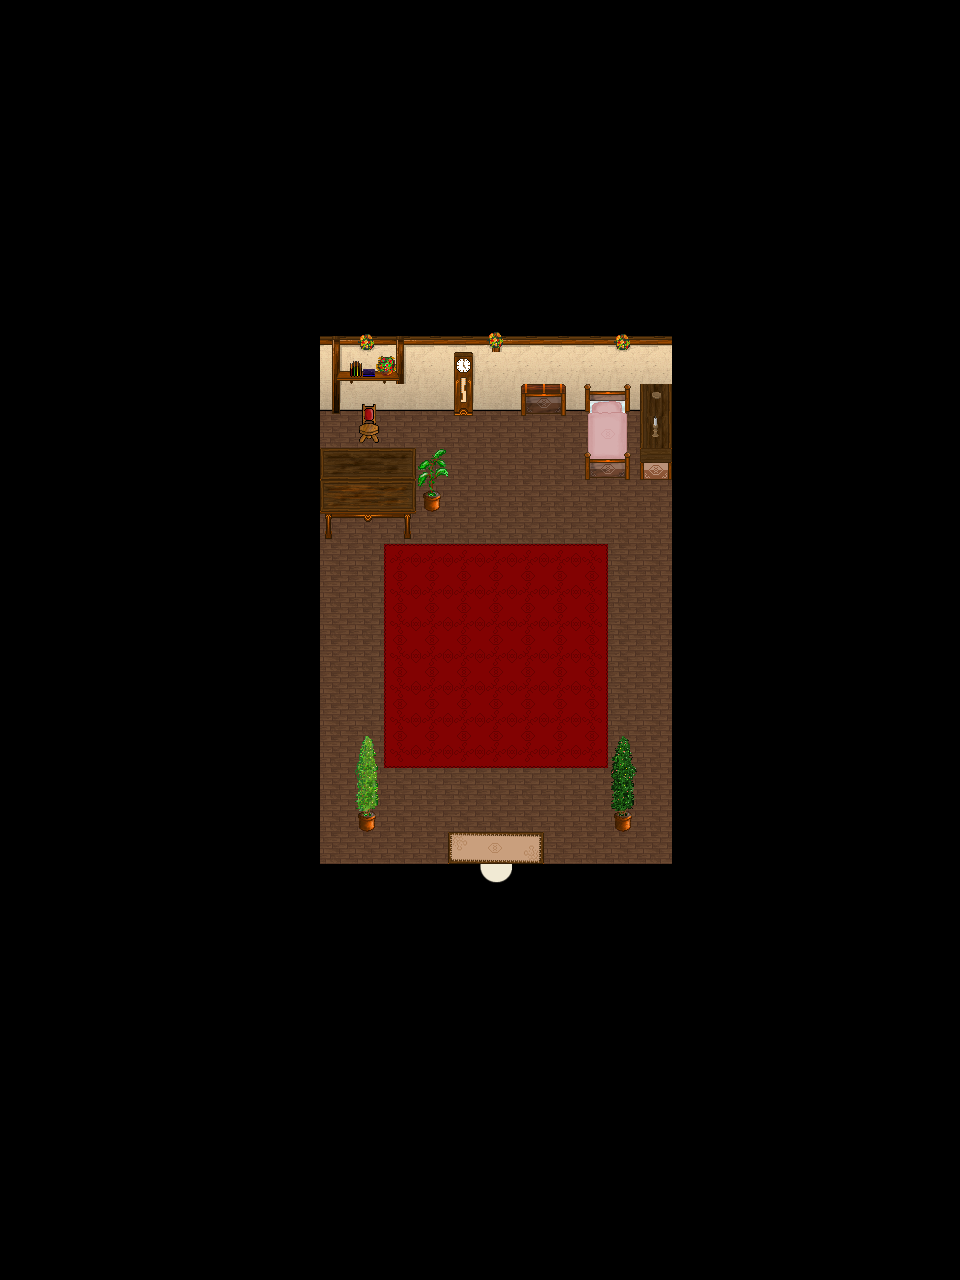

The image is a tile-based game level rendered from a .tmx file. Its description and source (layers, tilesets, objects; grid data summarised) follow:
An orthogonal 30x40 tile map with 32x32 px tiles, 4 tile layers (Ground, Ground, Fringe, Over), 1 hidden layer not drawn, 5 tilesets and 2 objects (WARP, SCRIPT).

<map version="1.0" orientation="orthogonal" width="30" height="40" tilewidth="32" tileheight="32">
 <properties>
  <property name="music" value="inside2.ogg" />
 </properties>
 <tileset firstgid="1" name="collision" tilewidth="32" tileheight="32">
  <image source="../graphics/tiles/collision1_32_32.png" />
 </tileset>
 <tileset firstgid="1025" name="inn1_32_32" tilewidth="32" tileheight="32">
  <image source="../graphics/tiles/indoor3_32_32.png" />
 </tileset>
 <tileset firstgid="2049" name="woodland_indoor" tilewidth="32" tileheight="32">
  <image source="../graphics/tiles/indoor2_32_32.png" />
 </tileset>
 <tileset firstgid="3073" name="inn_32_64" tilewidth="32" tileheight="64">
  <image source="../graphics/tiles/indoor2_32_64.png" />
 </tileset>
 <tileset firstgid="3585" name="inn_32_96" tilewidth="32" tileheight="96">
  <image source="../graphics/tiles/indoor2_32_96.png" />
 </tileset>
 <layer name="Ground" width="30" height="40">
  <data>[1200 cells, 10 non-empty, 1 distinct tile ids]</data>
 </layer>
 <layer name="Ground" width="30" height="40">
  <data>[1200 cells, 1200 non-empty, 35 distinct tile ids]</data>
 </layer>
 <layer name="Fringe" width="30" height="40">
  <data>[1200 cells, 15 non-empty, 15 distinct tile ids]</data>
 </layer>
 <layer name="Over" width="30" height="40">
  <data>[1200 cells, 2 non-empty, 2 distinct tile ids]</data>
 </layer>
 <layer name="Collision" width="30" height="40" visible="0">
  <data>[1200 cells, 1060 non-empty, 1 distinct tile ids]</data>
 </layer>
 <objectgroup name="Object" width="30" height="40">
  <object name="Level Down XCF" type="WARP" x="480" y="864" width="32" height="32">
   <properties>
    <property name="DEST_MAP" value="iw-selphie-timlet-tower4-o00-o00-o00" />
    <property name="DEST_X" value="480" />
    <property name="DEST_Y" value="480" />
   </properties>
  </object>
  <object name="External Map Events" type="SCRIPT" x="-5120" y="-320">
   <properties>
    <property name="FILENAME" value="scripts/maps/iw-selphie-timlet-tower4-o00-o00-p01.lua" />
   </properties>
  </object>
 </objectgroup>
</map>
